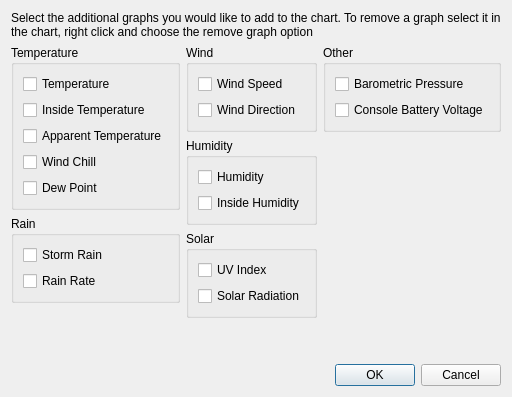
<?xml version="1.0" encoding="UTF-8"?>
<ui version="4.0">
 <class>AddLiveGraphDialog</class>
 <widget class="QDialog" name="AddLiveGraphDialog">
  <property name="geometry">
   <rect>
    <x>0</x>
    <y>0</y>
    <width>464</width>
    <height>305</height>
   </rect>
  </property>
  <property name="windowTitle">
   <string>Add Graph</string>
  </property>
  <layout class="QGridLayout" name="gridLayout">
   <property name="sizeConstraint">
    <enum>QLayout::SetFixedSize</enum>
   </property>
   <item row="6" column="1" colspan="3">
    <widget class="QDialogButtonBox" name="buttonBox">
     <property name="orientation">
      <enum>Qt::Horizontal</enum>
     </property>
     <property name="standardButtons">
      <set>QDialogButtonBox::Cancel|QDialogButtonBox::Ok</set>
     </property>
    </widget>
   </item>
   <item row="1" column="0">
    <layout class="QVBoxLayout" name="verticalLayout_7">
     <item>
      <widget class="QGroupBox" name="gbTemperature">
       <property name="title">
        <string>Temperature</string>
       </property>
       <layout class="QVBoxLayout" name="verticalLayout">
        <item>
         <widget class="QCheckBox" name="cbTemperature">
          <property name="text">
           <string>Temperature</string>
          </property>
         </widget>
        </item>
        <item>
         <widget class="QCheckBox" name="cbInsideTemperature">
          <property name="text">
           <string>Inside Temperature</string>
          </property>
         </widget>
        </item>
        <item>
         <widget class="QCheckBox" name="cbApparentTemperature">
          <property name="text">
           <string>Apparent Temperature</string>
          </property>
         </widget>
        </item>
        <item>
         <widget class="QCheckBox" name="cbWindChill">
          <property name="text">
           <string>Wind Chill</string>
          </property>
         </widget>
        </item>
        <item>
         <widget class="QCheckBox" name="cbDewPoint">
          <property name="text">
           <string>Dew Point</string>
          </property>
         </widget>
        </item>
       </layout>
      </widget>
     </item>
     <item>
      <widget class="QGroupBox" name="gbRain">
       <property name="title">
        <string>Rain</string>
       </property>
       <layout class="QVBoxLayout" name="verticalLayout_4">
        <item>
         <widget class="QCheckBox" name="cbStormRain">
          <property name="text">
           <string>Storm Rain</string>
          </property>
         </widget>
        </item>
        <item>
         <widget class="QCheckBox" name="cbRainRate">
          <property name="text">
           <string>Rain Rate</string>
          </property>
         </widget>
        </item>
       </layout>
      </widget>
     </item>
     <item>
      <spacer name="verticalSpacer">
       <property name="orientation">
        <enum>Qt::Vertical</enum>
       </property>
       <property name="sizeHint" stdset="0">
        <size>
         <width>20</width>
         <height>40</height>
        </size>
       </property>
      </spacer>
     </item>
    </layout>
   </item>
   <item row="1" column="1">
    <layout class="QVBoxLayout" name="verticalLayout_8">
     <item>
      <widget class="QGroupBox" name="gbWind">
       <property name="title">
        <string>Wind</string>
       </property>
       <layout class="QVBoxLayout" name="verticalLayout_3">
        <item>
         <widget class="QCheckBox" name="cbWindSpeed">
          <property name="text">
           <string>Wind Speed</string>
          </property>
         </widget>
        </item>
        <item>
         <widget class="QCheckBox" name="cbWindDirection">
          <property name="text">
           <string>Wind Direction</string>
          </property>
         </widget>
        </item>
       </layout>
      </widget>
     </item>
     <item>
      <widget class="QGroupBox" name="gbHumidity">
       <property name="title">
        <string>Humidity</string>
       </property>
       <layout class="QVBoxLayout" name="verticalLayout_2">
        <item>
         <widget class="QCheckBox" name="cbHumidity">
          <property name="text">
           <string>Humidity</string>
          </property>
         </widget>
        </item>
        <item>
         <widget class="QCheckBox" name="cbInsideHumidity">
          <property name="text">
           <string>Inside Humidity</string>
          </property>
         </widget>
        </item>
       </layout>
      </widget>
     </item>
     <item>
      <widget class="QGroupBox" name="gbSolar">
       <property name="title">
        <string>Solar</string>
       </property>
       <layout class="QVBoxLayout" name="verticalLayout_5">
        <item>
         <widget class="QCheckBox" name="cbUVIndex">
          <property name="text">
           <string>UV Index</string>
          </property>
         </widget>
        </item>
        <item>
         <widget class="QCheckBox" name="cbSolarRadiation">
          <property name="text">
           <string>Solar Radiation</string>
          </property>
         </widget>
        </item>
       </layout>
      </widget>
     </item>
     <item>
      <spacer name="verticalSpacer_2">
       <property name="orientation">
        <enum>Qt::Vertical</enum>
       </property>
       <property name="sizeHint" stdset="0">
        <size>
         <width>20</width>
         <height>40</height>
        </size>
       </property>
      </spacer>
     </item>
    </layout>
   </item>
   <item row="0" column="0" colspan="4">
    <widget class="QLabel" name="lblMessage">
     <property name="text">
      <string>Select the additional graphs you would like to add to the chart. To remove a graph select it in the chart, right click and choose the remove graph option</string>
     </property>
     <property name="wordWrap">
      <bool>true</bool>
     </property>
    </widget>
   </item>
   <item row="1" column="2" colspan="2">
    <layout class="QVBoxLayout" name="verticalLayout_9">
     <item>
      <widget class="QGroupBox" name="gbOther">
       <property name="title">
        <string>Other</string>
       </property>
       <layout class="QVBoxLayout" name="verticalLayout_6">
        <item>
         <widget class="QCheckBox" name="cbPressure">
          <property name="text">
           <string>Barometric Pressure</string>
          </property>
         </widget>
        </item>
        <item>
         <widget class="QCheckBox" name="cbConsoleBattery">
          <property name="text">
           <string>Console Battery Voltage</string>
          </property>
         </widget>
        </item>
       </layout>
      </widget>
     </item>
     <item>
      <spacer name="verticalSpacer_3">
       <property name="orientation">
        <enum>Qt::Vertical</enum>
       </property>
       <property name="sizeHint" stdset="0">
        <size>
         <width>20</width>
         <height>40</height>
        </size>
       </property>
      </spacer>
     </item>
    </layout>
   </item>
  </layout>
 </widget>
 <tabstops>
  <tabstop>cbTemperature</tabstop>
  <tabstop>cbInsideTemperature</tabstop>
  <tabstop>cbApparentTemperature</tabstop>
  <tabstop>cbWindChill</tabstop>
  <tabstop>cbDewPoint</tabstop>
  <tabstop>cbStormRain</tabstop>
  <tabstop>cbRainRate</tabstop>
  <tabstop>cbWindSpeed</tabstop>
  <tabstop>cbWindDirection</tabstop>
  <tabstop>cbHumidity</tabstop>
  <tabstop>cbInsideHumidity</tabstop>
  <tabstop>cbUVIndex</tabstop>
  <tabstop>cbSolarRadiation</tabstop>
  <tabstop>cbPressure</tabstop>
  <tabstop>cbConsoleBattery</tabstop>
 </tabstops>
 <resources/>
 <connections>
  <connection>
   <sender>buttonBox</sender>
   <signal>accepted()</signal>
   <receiver>AddLiveGraphDialog</receiver>
   <slot>accept()</slot>
   <hints>
    <hint type="sourcelabel">
     <x>248</x>
     <y>254</y>
    </hint>
    <hint type="destinationlabel">
     <x>157</x>
     <y>274</y>
    </hint>
   </hints>
  </connection>
  <connection>
   <sender>buttonBox</sender>
   <signal>rejected()</signal>
   <receiver>AddLiveGraphDialog</receiver>
   <slot>reject()</slot>
   <hints>
    <hint type="sourcelabel">
     <x>316</x>
     <y>260</y>
    </hint>
    <hint type="destinationlabel">
     <x>286</x>
     <y>274</y>
    </hint>
   </hints>
  </connection>
 </connections>
</ui>
